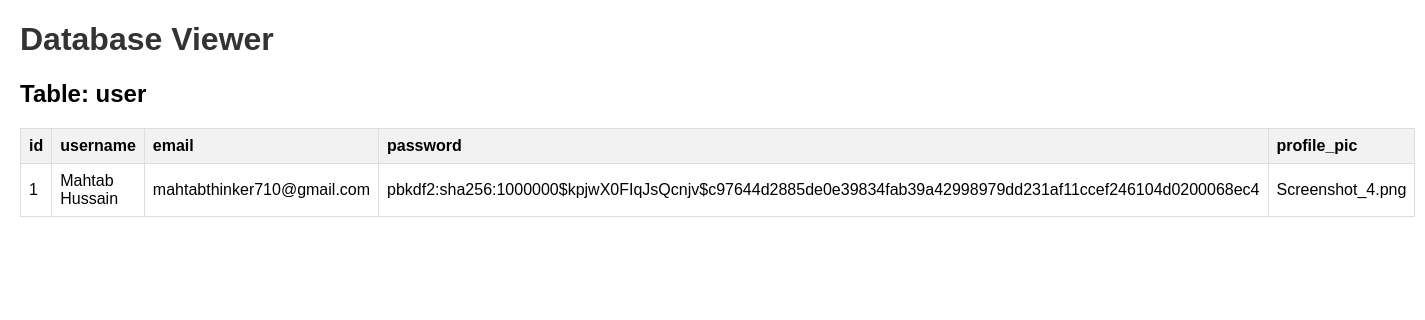
Screenshot of /view_database with the database file from the repository.
### app.py (models this page shows)
class User(db.Model):
    id = db.Column(db.Integer, primary_key=True)
    username = db.Column(db.String(50), nullable=False)
    email = db.Column(db.String(120), unique=True, nullable=False)
    password = db.Column(db.String(200), nullable=False)
    profile_pic = db.Column(db.String(200), nullable=True)  # Field for profile picture

### app.py (the view)
@app.route("/view_database")
def view_database():
    connection = sqlite3.connect(DATABASE_PATH)
    cursor = connection.cursor()
    cursor.execute("SELECT name FROM sqlite_master WHERE type='table';")
    tables = cursor.fetchall()
    data = {}
    for table_name in tables:
        table_name = table_name[0]
        cursor.execute(f"SELECT * FROM {table_name};")
        columns = [description[0] for description in cursor.description]  # Column names
        rows = cursor.fetchall()  # Table rows
        data[table_name] = {"columns": columns, "rows": rows}
    connection.close()
    return render_template("database_view.html", data=data)

### templates/database_view.html (shortened to what this page needs)
<!DOCTYPE html>
<html lang="en">
<head>
</head>
<body>
    <h1>Database Viewer</h1>
    {% for table_name, table_data in data.items() %}
        <h2>Table: {{ table_name }}</h2>
        <table>
            <thead>
                <tr>
                    {% for column in table_data.columns %}
                        <th>{{ column }}</th>
                    {% endfor %}
                </tr>
            </thead>
            <tbody>
                {% for row in table_data.rows %}
                    <tr>
                        {% for cell in row %}
                            <td>{{ cell }}</td>
                        {% endfor %}
                    </tr>
                {% endfor %}
            </tbody>
        </table>
    {% endfor %}
</body>
</html>

### templates/database_view.html (style rules this page uses)
body { font-family: Arial, sans-serif; margin: 20px; }
table { width: 100%; border-collapse: collapse; margin-bottom: 20px; }
th, td { border: 1px solid #ddd; padding: 8px; text-align: left; }
th { background-color: #f2f2f2; }
h1 { color: #333; }

### rows the page displays
User: row "1", username "Mahtab Hussain", email "mahtabthinker710@gmail.com", password "pbkdf2:sha256:1000000$kpjwX0FIqJsQcnjv$c97644d2885de0e39834fab39a42998979dd231af11ccef246104d0200068ec4", profile_pic "Screenshot_4.png"

### other values shown
{{ table_name }} "user"
{{ column }} "id" "username" "email" "password" "profile_pic"
